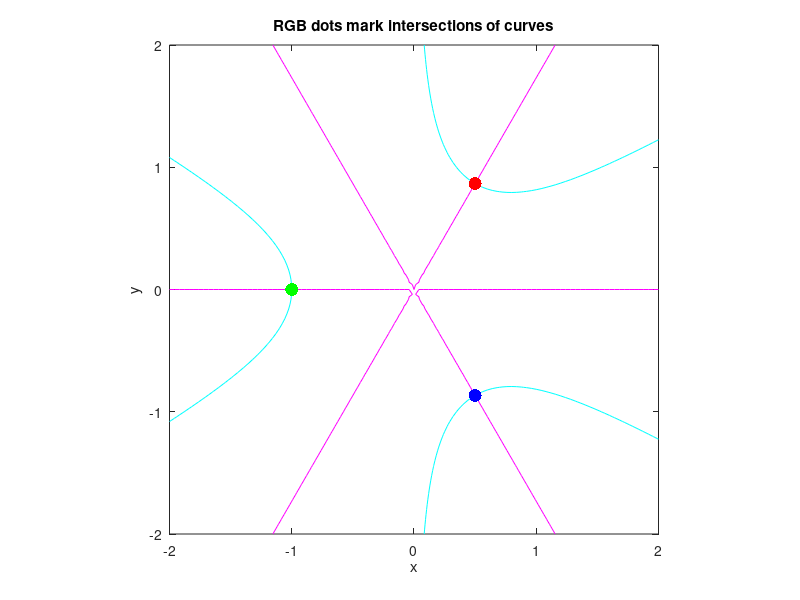
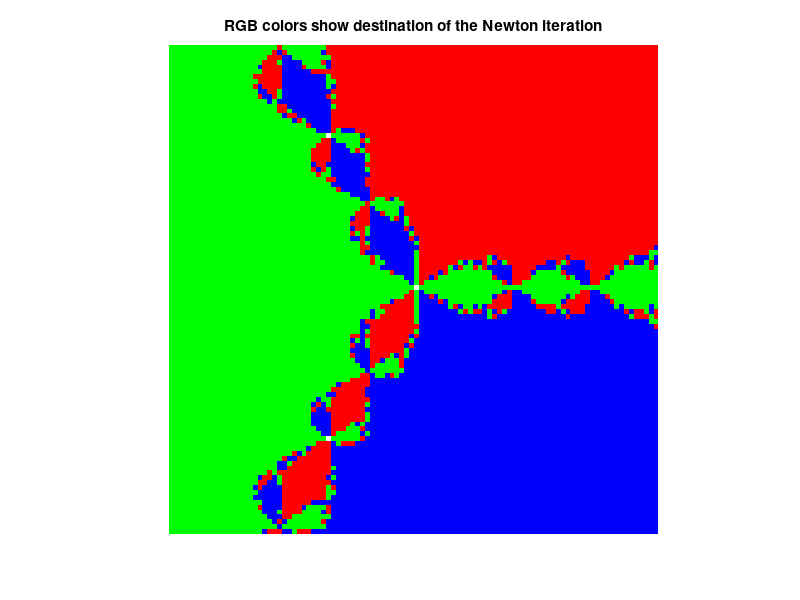

The MATLAB source for these figures, in order:
% NEWTONFRACTAL  Produce a figure like Figure 4.16 in Greenbaum&Chartier, but
% using intersection of two curves in the plane:
%   x^3 - 3 x y^2 + 1 = 0
%   3 x^2 y - y^3     = 0
% (It is the same figure, but without using complex numbers.)

N = 101;

% define the functions
f1 = @(x,y) x.^3 - 3*x.*y.^2 + 1;
f2 = @(x,y) 3*x.^2.*y - y.^3;

% define the Jacobian (this is not the most efficient way)
df11 = @(x,y) 3*x.^2 - 3*y.^2;
df12 = @(x,y) - 6*x.*y;
df21 = @(x,y) 6*x.*y;
df22 = @(x,y) 3*x.^2 - 3*y.^2;

% the exact solutions are known:
xstar = [-1.0,0.5,0.5];
ystar = [0.0,sqrt(3)/2,-sqrt(3)/2];
colorstar = {'g.','r.','b.'};

% generate NxN grid
xrange = linspace(-2,2,N);
[xx,yy] = meshgrid(xrange,xrange);

% first figure shows the intersecting curves and the roots
figure(1),  clf()
contour(xx,yy,f1(xx,yy),'c',[0 0])
hold on
contour(xx,yy,f2(xx,yy),'m',[0 0])
plot(xstar(1),ystar(1),'g.','markersize',28)
plot(xstar(2),ystar(2),'r.','markersize',28)
plot(xstar(3),ystar(3),'b.','markersize',28)
hold off
axis equal
xlabel x,  ylabel y
title('RGB dots mark intersections of curves')

% go through the grid identifying which root is being converged to
% by the following scheme:   zz(k,l) is 0,1,2,3 if
%   0: root not identified
%   1: (-1,0)
%   2: (1/2,sqrt(3)/2)
%   3: (1/2,-sqrt(3)/2)
zz = zeros(size(xx));
for k = 1:size(xx,1)
    for l = 1:size(xx,2)
        x = xx(k,l);
        y = yy(k,l);
        for n = 1:30
            F = [f1(x,y); f2(x,y)];
            A = [df11(x,y), df12(x,y); df21(x,y), df22(x,y)];
            S = - A \ F;  % solve linear system
            x = x + S(1);
            y = y + S(2);
        end
        for m = 1:3
            if norm([x; y] - [xstar(m); ystar(m)]) < 0.1
                zz(k,l) = m;
            end
        end
    end
end

% second figure shows the fractal
figure(2),  clf()
surf(xx,yy,zz)
colormap([1 1 1; 0 1 0; 1 0 0; 0 0 1])  % [white,green,red,blue]
shading flat
view(2)
axis equal, axis off
xlabel x,  ylabel y
title('RGB colors show destination of the Newton iteration')
